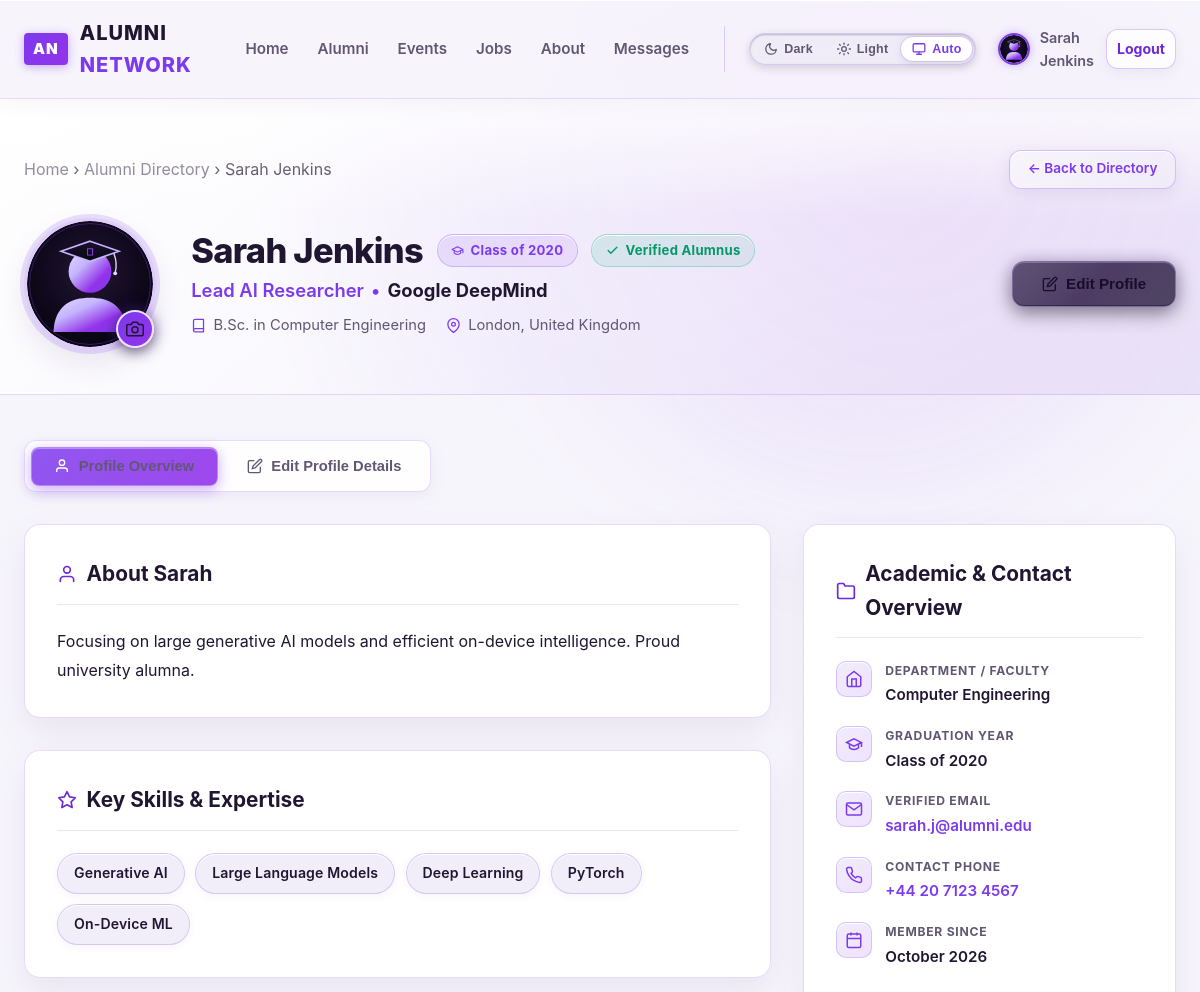
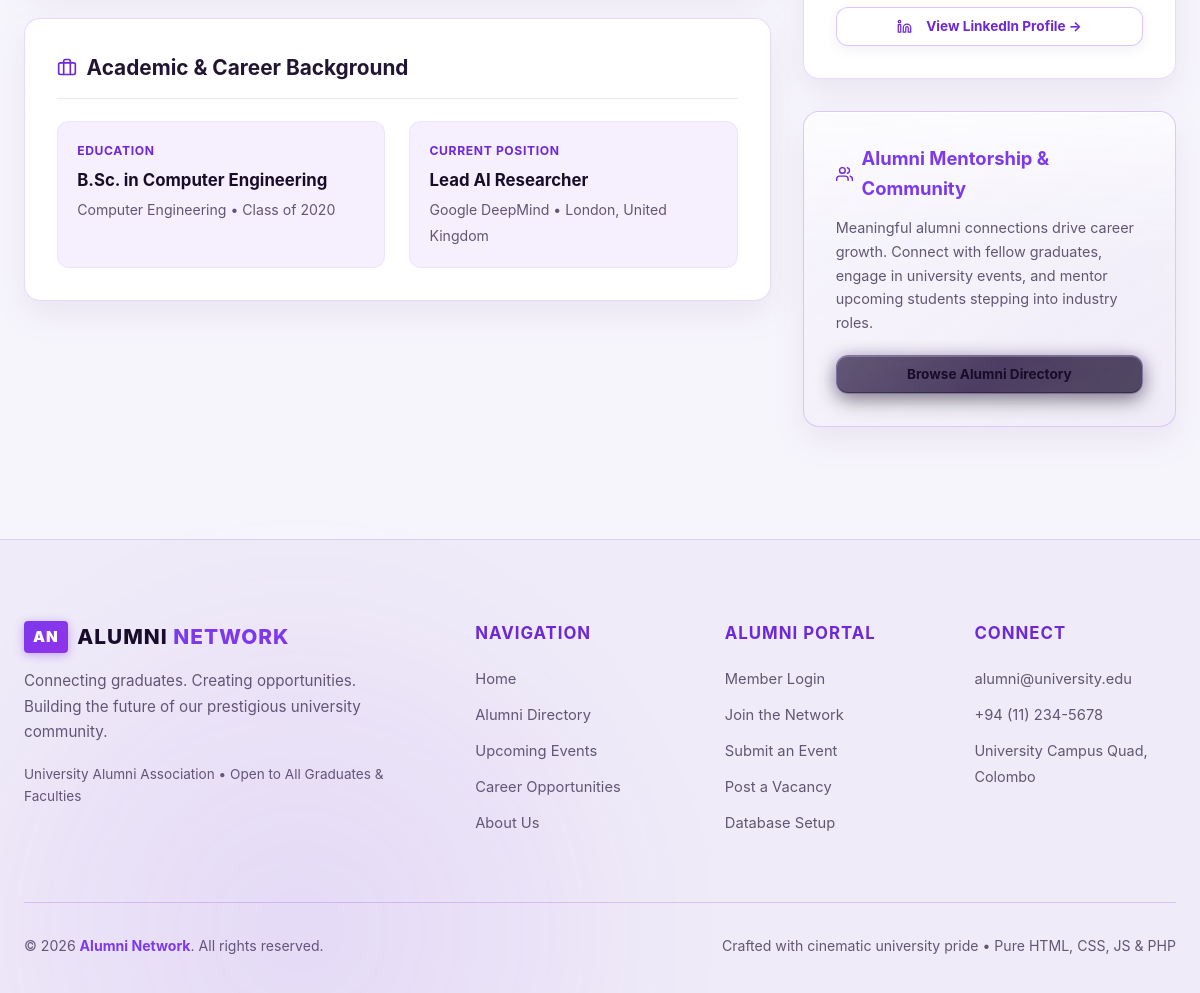
Screenshot of /profile.php (signed in) with the database file from the repository (2 pictures, top to bottom).
### tables this page shows
CREATE TABLE IF NOT EXISTS alumni_profiles (
    id INT AUTO_INCREMENT PRIMARY KEY,
    user_id INT NOT NULL,
    graduation_year INT NOT NULL,
    degree_programme VARCHAR(150) NOT NULL,
    department VARCHAR(150) NOT NULL,
    current_job_title VARCHAR(150) NULL,
    current_company VARCHAR(150) NULL,
    location VARCHAR(150) NULL,
    phone VARCHAR(30) NULL,
    linkedin_url VARCHAR(255) NULL,
    bio TEXT NULL,
    skills TEXT NULL,
    profile_picture VARCHAR(255) DEFAULT 'default-avatar.svg',
    is_public TINYINT(1) NOT NULL DEFAULT 1,
    updated_at TIMESTAMP DEFAULT CURRENT_TIMESTAMP ON UPDATE CURRENT_TIMESTAMP,
    INDEX idx_profiles_user (user_id),
    INDEX idx_profiles_grad_year (graduation_year),
    INDEX idx_profiles_department (department),
    FOREIGN KEY (user_id) REFERENCES users(id) ON DELETE CASCADE
);

CREATE TABLE IF NOT EXISTS users (
    id INT AUTO_INCREMENT PRIMARY KEY,
    username VARCHAR(50) NOT NULL UNIQUE,
    first_name VARCHAR(50) NOT NULL,
    last_name VARCHAR(50) NOT NULL,
    email VARCHAR(100) NOT NULL UNIQUE,
    password VARCHAR(255) NOT NULL,
    role ENUM('alumni', 'admin') NOT NULL DEFAULT 'alumni',
    status ENUM('active', 'suspended') NOT NULL DEFAULT 'active',
    created_at TIMESTAMP DEFAULT CURRENT_TIMESTAMP,
    INDEX idx_users_role (role),
    INDEX idx_users_status (status)
);

### profile.php (the view, shortened to what the rows shown need)
<?php
require_once __DIR__ . '/config/db.php';
require_once __DIR__ . '/includes/functions.php';
$currentUserId = current_user_id();
$viewUserId = isset($_GET['id']) ? intval($_GET['id']) : $currentUserId;
$isOwner = ($currentUserId && $viewUserId == $currentUserId);
$activeTab = 'overview';
$profile = null;
if ($db_connected && $pdo) {
    try {
        $stmt = $pdo->prepare("
            SELECT u.id, u.username, u.first_name, u.last_name, u.email, u.role, u.status, u.created_at,
                   p.graduation_year, p.degree_programme, p.department, p.current_job_title,
                   p.current_company, p.location, p.phone, p.linkedin_url, p.bio, p.skills,
                   p.profile_picture, p.is_public
            FROM users u
            LEFT JOIN alumni_profiles p ON p.id = (
                SELECT id FROM alumni_profiles WHERE user_id = u.id ORDER BY id DESC LIMIT 1
            )
            WHERE u.id = ?
            LIMIT 1
        ");
        $stmt->execute([$viewUserId]);
        $profile = $stmt->fetch();
    } catch (Exception $e) {
        $profile = null;
    }
}
$avatarUrl = get_user_avatar_url($profile['profile_picture'] ?? 'default-avatar.svg');
$skillsList = !empty($profile['skills']) ? array_filter(array_map('trim', explode(',', $profile['skills']))) : [];
require_once __DIR__ . '/includes/header.php';
?>
<link rel="stylesheet" href="<?php echo $baseUrl; ?>assets/css/profile.css?v=1.0">
<section class="profile-hero" id="profileHero">
    <div class="container">
        <div style="display: flex; justify-content: space-between; align-items: center; margin-bottom: 1.8rem; flex-wrap: wrap; gap: 1rem;">
            <nav class="breadcrumbs" aria-label="Breadcrumb">
                <a href="<?php echo $baseUrl; ?>index.php">Home</a>
                <span>&rsaquo;</span>
                <a href="<?php echo $baseUrl; ?>directory.php">Alumni Directory</a>
                <span>&rsaquo;</span>
                <span class="current"><?php echo htmlspecialchars($profile['first_name'] . ' ' . $profile['last_name']); ?></span>
            </nav>
        </div>
        <div class="profile-hero-inner">
            <div class="profile-hero-main">
                <div class="profile-avatar-wrap">
                    <img id="heroAvatarImg" src="<?php echo $avatarUrl; ?>"
                         alt="<?php echo htmlspecialchars($profile['first_name'] . ' ' . $profile['last_name']); ?>"
                         class="profile-avatar-img">
                    <?php if ($isOwner): ?>
                        <label for="heroProfilePhotoInput" class="profile-avatar-badge" title="Change profile photo (Max 2MB, JPG, PNG, WEBP)" aria-label="Upload new profile photo">
                            <svg viewBox="0 0 24 24" aria-hidden="true"><path d="M23 19a2 2 0 0 1-2 2H3a2 2 0 0 1-2-2V8a2 2 0 0 1 2-2h4l2-3h6l2 3h4a2 2 0 0 1 2 2z"></path><circle cx="12" cy="13" r="4"></circle></svg>
                        </label>
                    <?php endif; ?>
                </div>
                <div class="profile-identity">
                    <div class="profile-name-row">
                        <h1 class="profile-name">
                            <?php echo htmlspecialchars($profile['first_name'] . ' ' . $profile['last_name']); ?>
                        </h1>
                        <span class="profile-badge-pill badge-class-year">
                            <svg viewBox="0 0 24 24" width="13" height="13" fill="none" stroke="currentColor" stroke-width="2" stroke-linecap="round" stroke-linejoin="round" aria-hidden="true"><path d="M22 10v6M2 10l10-5 10 5-10 5z"></path><path d="M6 12v5c3 3 9 3 12 0v-5"></path></svg>
                            Class of <?php echo htmlspecialchars($profile['graduation_year']); ?>
                        </span>
                        <?php if (($profile['role'] ?? '') === 'admin'): ?>
                            <span class="profile-badge-pill badge-role-verified" style="background: rgba(147, 51, 234, 0.22); border-color: rgba(196, 181, 253, 0.4); color: var(--accent-light);">
                                <svg viewBox="0 0 24 24" width="13" height="13" fill="none" stroke="currentColor" stroke-width="2" stroke-linecap="round" stroke-linejoin="round" aria-hidden="true"><polygon points="12 2 15.09 8.26 22 9.27 17 14.14 18.18 21.02 12 17.77 5.82 21.02 7 14.14 2 9.27 8.91 8.26 12 2"></polygon></svg>
                                Administrator
                            </span>
                        <?php else: ?>
                            <span class="profile-badge-pill badge-role-verified">
                                <svg viewBox="0 0 24 24" width="13" height="13" fill="none" stroke="currentColor" stroke-width="2.5" stroke-linecap="round" stroke-linejoin="round" aria-hidden="true"><polyline points="20 6 9 17 4 12"></polyline></svg>
                                Verified Alumnus
                            </span>
                        <?php endif; ?>
                    </div>
                    <p class="profile-headline">
                        <?php echo htmlspecialchars($profile['current_job_title'] ?? 'Graduate Alumnus'); ?>
                        <?php if (!empty($profile['current_company'])): ?>
                            <span>&bull;</span>
                            <span class="company-name"><?php echo htmlspecialchars($profile['current_company']); ?></span>
                        <?php endif; ?>
                    </p>
                    <div class="profile-meta-tags">
                        <span class="profile-meta-tag" title="Degree Programme">
                            <svg viewBox="0 0 24 24" fill="none" stroke="currentColor" stroke-width="2" stroke-linecap="round" stroke-linejoin="round" aria-hidden="true"><path d="M4 19.5A2.5 2.5 0 0 1 6.5 17H20"></path><path d="M6.5 2H20v20H6.5A2.5 2.5 0 0 1 4 19.5v-15A2.5 2.5 0 0 1 6.5 2z"></path></svg>
                            <?php echo htmlspecialchars($profile['degree_programme']); ?>
                        </span>
                        <?php if (!empty($profile['location'])): ?>
                            <span class="profile-meta-tag" title="Location">
                                <svg viewBox="0 0 24 24" fill="none" stroke="currentColor" stroke-width="2" stroke-linecap="round" stroke-linejoin="round" aria-hidden="true"><path d="M21 10c0 7-9 13-9 13s-9-6-9-13a9 9 0 0 1 18 0z"></path><circle cx="12" cy="10" r="3"></circle></svg>
                                <?php echo htmlspecialchars($profile['location']); ?>
                            </span>
                        <?php endif; ?>
                    </div>
                </div>
            </div>
        </div>
    </div>
</section>
<div class="container" style="padding-top: 2.8rem; padding-bottom: 5rem;">
    <div class="profile-grid">
        <div class="profile-main-col">
            <div id="profileOverviewTab" style="<?php echo ($activeTab === 'edit') ? 'display: none;' : ''; ?>">
                <div class="profile-card">
                    <div class="profile-card-header">
                        <h3 class="profile-card-title">
                            <svg viewBox="0 0 24 24" fill="none" stroke="currentColor" stroke-width="2" stroke-linecap="round" stroke-linejoin="round" aria-hidden="true"><path d="M20 21v-2a4 4 0 0 0-4-4H8a4 4 0 0 0-4 4v2"></path><circle cx="12" cy="7" r="4"></circle></svg>
                            About <?php echo htmlspecialchars($profile['first_name']); ?>
                        </h3>
                    </div>
                    <?php if (!empty($profile['bio'])): ?>
                        <p class="profile-bio-text">
                            <?php echo nl2br(htmlspecialchars($profile['bio'])); ?>
                        </p>
                    <?php else: ?>
                        <div class="profile-empty-state">
                            No biography added yet. <?php if ($isOwner): ?>Share your career milestones, academic interests, or mentoring background by editing your profile.<?php else: ?>This member has not yet added a personal biography.<?php endif; ?>
                        </div>
                    <?php endif; ?>
                </div>
                <div class="profile-card">
                    <?php if (!empty($skillsList)): ?>
                        <div class="profile-skills-cloud">
                            <?php foreach ($skillsList as $skill): ?>
                                <span class="skill-chip">
                                    <?php echo htmlspecialchars($skill); ?>
                                </span>
                            <?php endforeach; ?>
                        </div>
                    <?php else: ?>
                        <div class="profile-empty-state">
                            No skills listed yet. <?php if ($isOwner): ?>Highlight your technical skills and industry proficiencies to help fellow alumni discover your profile.<?php else: ?>This member has not yet listed their professional skills.<?php endif; ?>
                        </div>
                    <?php endif; ?>
                </div>
                <div class="profile-card">
                    <div style="display: grid; grid-template-columns: repeat(auto-fit, minmax(260px, 1fr)); gap: 1.5rem;">
                        <div style="padding: 1.2rem; background: rgba(124, 58, 237, 0.08); border: 1px solid rgba(196, 181, 253, 0.18); border-radius: 12px;">
                            <span style="display: block; font-size: 0.76rem; font-weight: 700; text-transform: uppercase; letter-spacing: 0.05em; color: var(--accent-light); margin-bottom: 0.4rem;">Education</span>
                            <strong style="display: block; font-size: 1.05rem; color: var(--text-light); margin-bottom: 0.2rem;"><?php echo htmlspecialchars($profile['degree_programme']); ?></strong>
                            <span style="font-size: 0.88rem; color: var(--text-secondary);"><?php echo htmlspecialchars($profile['department']); ?> &bull; Class of <?php echo htmlspecialchars($profile['graduation_year']); ?></span>
                        </div>
                        <div style="padding: 1.2rem; background: rgba(124, 58, 237, 0.08); border: 1px solid rgba(196, 181, 253, 0.18); border-radius: 12px;">
                            <span style="display: block; font-size: 0.76rem; font-weight: 700; text-transform: uppercase; letter-spacing: 0.05em; color: var(--accent-light); margin-bottom: 0.4rem;">Current Position</span>
                            <strong style="display: block; font-size: 1.05rem; color: var(--text-light); margin-bottom: 0.2rem;"><?php echo htmlspecialchars($profile['current_job_title'] ?? 'Graduate Alumnus'); ?></strong>
                            <span style="font-size: 0.88rem; color: var(--text-secondary);">
                                <?php echo !empty($profile['current_company']) ? htmlspecialchars($profile['current_company']) : 'Independent Professional'; ?>
                                <?php if (!empty($profile['location'])): ?>
                                    &bull; <?php echo htmlspecialchars($profile['location']); ?>
                                <?php endif; ?>
                            </span>
                        </div>
                    </div>
                </div>
            </div>
        </div>
        <div class="profile-side-col">
            <div class="profile-card">
                <div class="profile-overview-list">
                    <div class="profile-overview-item">
                        <div class="profile-overview-content">
                            <span class="profile-overview-label">Department / Faculty</span>
                            <span class="profile-overview-val"><?php echo htmlspecialchars($profile['department']); ?></span>
                        </div>
                    </div>
                    <div class="profile-overview-item">
                        <div class="profile-overview-content">
                            <span class="profile-overview-label">Graduation Year</span>
                            <span class="profile-overview-val">Class of <?php echo htmlspecialchars($profile['graduation_year']); ?></span>
                        </div>
                    </div>
                    <?php if (!empty($profile['email'])): ?>
                        <div class="profile-overview-item">
                            <div class="profile-overview-icon">
                                <svg viewBox="0 0 24 24"><path d="M4 4h16c1.1 0 2 .9 2 2v12c0 1.1-.9 2-2 2H4c-1.1 0-2-.9-2-2V6c0-1.1.9-2 2-2z"></path><polyline points="22,6 12,13 2,6"></polyline></svg>
                            </div>
                            <div class="profile-overview-content">
                                <span class="profile-overview-label">Verified Email</span>
                                <span class="profile-overview-val">
                                    <a href="mailto:<?php echo htmlspecialchars($profile['email']); ?>"><?php echo htmlspecialchars($profile['email']); ?></a>
                                </span>
                            </div>
                        </div>
                    <?php endif; ?>
                    <?php if (!empty($profile['phone'])): ?>
                        <div class="profile-overview-item">
                            <div class="profile-overview-icon">
                            </div>
                            <div class="profile-overview-content">
                                <span class="profile-overview-label">Contact Phone</span>
                                <span class="profile-overview-val">
                                    <a href="tel:<?php echo htmlspecialchars($profile['phone']); ?>"><?php echo htmlspecialchars($profile['phone']); ?></a>
                                </span>
                            </div>
                        </div>
                    <?php endif; ?>
                    <?php if (!empty($profile['created_at'])): ?>
                        <div class="profile-overview-item">
                            <div class="profile-overview-icon">
                                <svg viewBox="0 0 24 24"><rect x="3" y="4" width="18" height="18" rx="2" ry="2"></rect><line x1="16" y1="2" x2="16" y2="6"></line><line x1="8" y1="2" x2="8" y2="6"></line><line x1="3" y1="10" x2="21" y2="10"></line></svg>
                            </div>
                            <div class="profile-overview-content">
                                <span class="profile-overview-label">Member Since</span>
                                <span class="profile-overview-val"><?php echo date('F Y', strtotime($profile['created_at'])); ?></span>
                            </div>
                        </div>
                    <?php endif; ?>
                </div>
            </div>
        </div>
    </div>
</div>
<?php require_once __DIR__ . '/includes/footer.php'; ?>

### rows the page displays
alumni_profiles: user.last_name "Sarah Jenkins", profile_picture (placeholder picture), graduation_year "2020", current_job_title "Lead AI Researcher", current_company "Google DeepMind", degree_programme "B.Sc. in Computer Engineering", location "London, United Kingdom", user.first_name "Sarah", bio "Focusing on large generative AI models and efficient on-device intelligence. Proud university alumna.", skills "Generative AI", skills "Large Language Models", skills "Deep Learning", skills "PyTorch", skills "On-Device ML", department "Computer Engineering", user.email "sarah.j@alumni.edu", phone "+44 20 7123 4567", user.created_at "October 2026"

### other values shown
$userName "Sarah Jenkins"
